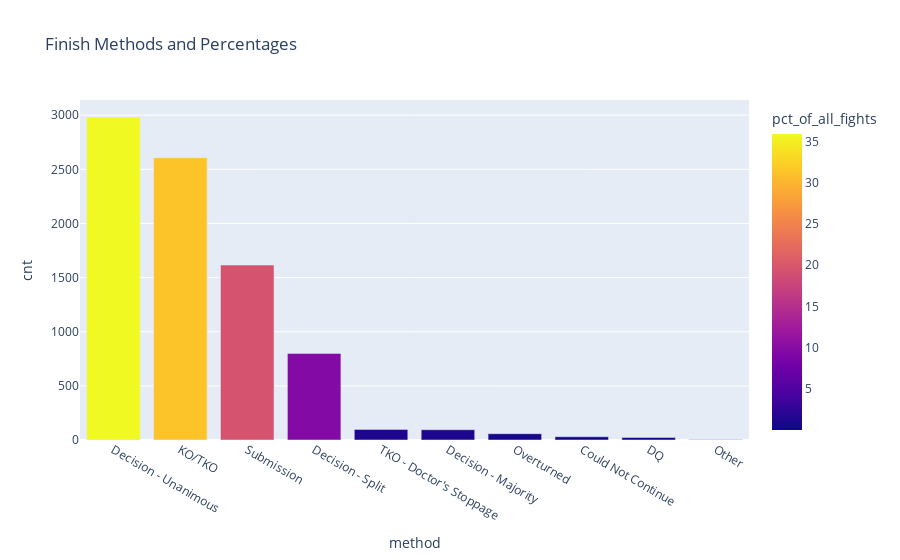

Notebook source saved alongside this figure:
### Code cell
# Query 5 : Finish Method Counts + Percentage (Plotly)
query5 = """
SELECT COALESCE(method,'Unknown') AS method,
       COUNT(*) AS cnt,
       ROUND(100.0 * COUNT(*) / (SELECT COUNT(*) FROM fights), 2) AS pct_of_all_fights
FROM fights
GROUP BY COALESCE(method,'Unknown')
ORDER BY cnt DESC;
"""
df5 = pd.read_sql(query5, conn)

fig5 = px.bar(
    df5, x = 'method', y = 'cnt',
    title = 'Finish Methods and Percentages',
    color = 'pct_of_all_fights',
    color_continuous_scale = px.colors.sequential.Plasma
)

### Figure 1 — Plotly figure (JSON) as saved in the notebook; plotly's stock layout.template omitted (floating-point values rounded to 4 significant figures)
{"data": [{"hovertemplate": "method=%{x}<br>cnt=%{y}<br>pct_of_all_fights=%{marker.color}<extra></extra>", "legendgroup": "", "marker": {"color": [35.89, 31.36, 19.44, 9.62, 1.18, 1.14, 0.7, 0.36, 0.28, 0.02], "coloraxis": "coloraxis", "pattern": {"shape": ""}}, "name": "", "orientation": "v", "showlegend": false, "textposition": "auto", "type": "bar", "x": ["Decision - Unanimous", "KO/TKO", "Submission", "Decision - Split", "TKO - Doctor's Stoppage", "Decision - Majority", "Overturned", "Could Not Continue", "DQ", "Other"], "xaxis": "x", "y": [2983, 2607, 1616, 800, 98, 95, 58, 30, 23, 2], "yaxis": "y"}], "layout": {"barmode": "relative", "coloraxis": {"colorbar": {"title": {"text": "pct_of_all_fights"}}, "colorscale": [[0, "#0d0887"], [0.1111, "#46039f"], [0.2222, "#7201a8"], [0.3333, "#9c179e"], [0.4444, "#bd3786"], [0.5556, "#d8576b"], [0.6667, "#ed7953"], [0.7778, "#fb9f3a"], [0.8889, "#fdca26"], [1, "#f0f921"]]}, "legend": {"tracegroupgap": 0}, "title": {"text": "Finish Methods and Percentages"}, "xaxis": {"anchor": "y", "domain": [0, 1], "title": {"text": "method"}}, "yaxis": {"anchor": "x", "domain": [0, 1], "title": {"text": "cnt"}}}}
